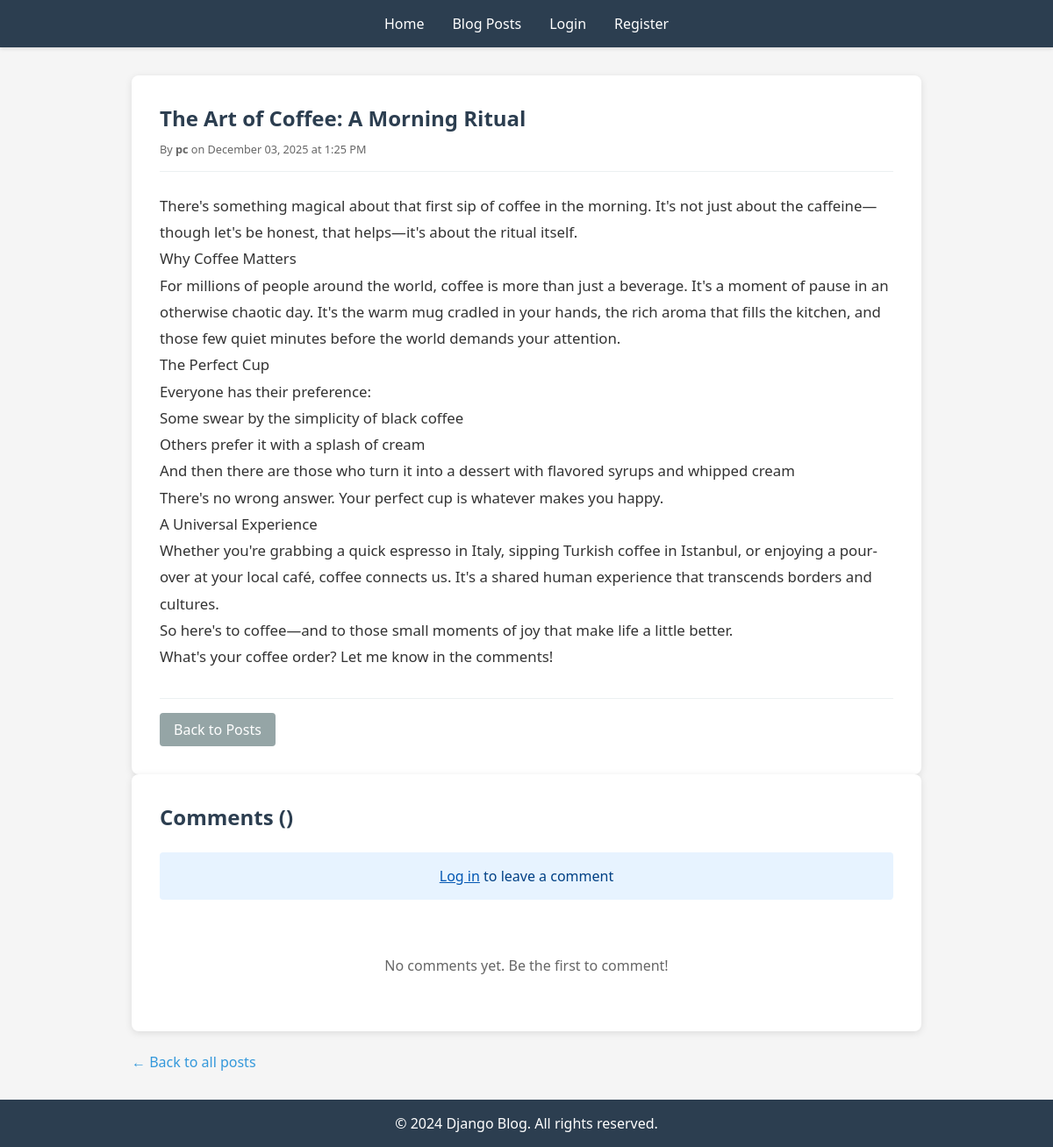
The app's page /post/2/ with its own data.
### blog/models.py (models this page shows, shortened)
class Post(models.Model):
    title = models.CharField(max_length=200)
    content = models.TextField()
    published_date = models.DateTimeField(auto_now_add=True)
    author = models.ForeignKey(User, on_delete=models.CASCADE, related_name='posts')
    tags = TaggableManager()

### blog/views.py (the view)
# urls.py: path('post/<int:pk>/', views.PostDetailView.as_view(), name='viewing_post'),
class PostDetailView(DetailView):
    model = Post
    template_name = 'blog/viewing_post.html'
    context_object_name = 'post'

### blog/templates/blog/viewing_post.html (shortened to what this page needs)
{% extends 'blog/base.html' %}
{% block content %}
<div style="max-width: 900px; margin: 0 auto;">
    <article style="background: white; padding: 2rem; border-radius: 8px; box-shadow: 0 2px 8px rgba(0,0,0,0.1);">
        <h1 style="color: #2c3e50; margin-bottom: 0.5rem;">{{ post.title }}</h1>
        <div style="color: #666; font-size: 0.95rem; margin-bottom: 1.5rem; border-bottom: 1px solid #ecf0f1; padding-bottom: 1rem;">
            <small>By <strong>{{ post.author.get_full_name|default:post.author.username }}</strong> on {{ post.published_date|date:"F d, Y \a\t g:i A" }}</small>
        </div>
        <div style="color: #333; line-height: 1.8; margin-bottom: 2rem; font-size: 1.05rem;">
            {{ post.content|linebreaks }}
        </div>
        <div style="border-top: 1px solid #ecf0f1; padding-top: 1rem; display: flex; gap: 1rem; flex-wrap: wrap;">
            <a href="{% url 'blog:posts' %}" class="btn btn-secondary">Back to Posts</a>
        </div>
    </article>
    <div style="background: white; padding: 2rem; border-radius: 8px; box-shadow: 0 2px 8px rgba(0,0,0,0.1);">
        <h2 style="color: #2c3e50; margin-bottom: 1.5rem;">
            Comments ({{ comments.count }})
        </h2>
        {% if user.is_authenticated %}
            <div style="margin-bottom: 2rem; padding: 1.5rem; background: #f8f9fa; border-radius: 4px;">
                <form method="post" action="{% url 'blog:add_comment' post.pk %}">
                    {% csrf_token %}
                    {{ comment_form.content }}
                    <button type="submit" class="btn" style="margin-top: 1rem;">Post Comment</button>
                </form>
            </div>
        {% else %}
            <div style="margin-bottom: 2rem; padding: 1rem; background: #e7f3ff; border-radius: 4px; text-align: center;">
                <p style="color: #004085; margin: 0;">
                    <a href="{% url 'blog:login' %}" style="color: #0056b3; font-weight: 500;">Log in</a> to leave a comment
                </p>
            </div>
        {% endif %}
        {% if comments %}
            {% for comment in comments %}
                <div style="padding: 1.5rem; margin-bottom: 1rem; border: 1px solid #e9ecef; border-radius: 4px; {% if comment.author == post.author %}background: #fff3cd;{% endif %}">
                    <div style="display: flex; justify-content: space-between; align-items: start; margin-bottom: 0.75rem;">
                        <div>
                            <strong style="color: #2c3e50;">{{ comment.author.username }}</strong>
                            {% if comment.author == post.author %}
                                <span style="background: #ffc107; color: #856404; padding: 0.25rem 0.5rem; border-radius: 3px; font-size: 0.75rem; margin-left: 0.5rem;">Author</span>
                            {% endif %}
                            <br>
                            <small style="color: #666;">
                                {{ comment.created_at|date:"F d, Y \a\t g:i A" }}
                                {% if comment.created_at != comment.updated_at %}
                                    <em>(edited)</em>
                                {% endif %}
                            </small>
                        </div>
                        {% if user.is_authenticated and user == comment.author %}
                            <div style="display: flex; gap: 0.5rem;">
                                <a href="{% url 'blog:edit_comment' comment.pk %}" style="color: #3498db; text-decoration: none; font-size: 0.9rem;">Edit</a>
                                <a href="{% url 'blog:delete_comment' comment.pk %}" style="color: #e74c3c; text-decoration: none; font-size: 0.9rem;">Delete</a>
                            </div>
                        {% endif %}
                    </div>
                    <p style="color: #333; margin: 0; line-height: 1.6;">{{ comment.content }}</p>
                </div>
            {% endfor %}
        {% else %}
            <p style="color: #666; text-align: center; padding: 2rem;">No comments yet. Be the first to comment!</p>
        {% endif %}
    </div>
    <div style="margin-top: 1.5rem;">
        <a href="{% url 'blog:listing_post' %}" style="color: #3498db; text-decoration: none;">← Back to all posts</a>
    </div>
</div>
{% endblock %}

### blog/templates/blog/base.html (style rules this page uses)
* { margin: 0; padding: 0; box-sizing: border-box; }
body { font-family: 'Segoe UI', Tahoma, Geneva, Verdana, sans-serif; background-color: #f5f5f5; color: #333; }
.btn { display: inline-block; padding: 0.5rem 1rem; background-color: #3498db; color: white; text-decoration: none; border-radius: 4px; border: none; cursor: pointer; transition: background-color 0.3s; }
.btn-secondary { background-color: #95a5a6; }

### records on screen
Post: title "The Art of Coffee: A Morning Ritual", author.get_full_name "pc", published_date "December 03, 2025 at 1:25 PM", content "There's something magical about that first sip of coffee in the morning. It's not just about the caffeine—though let's be honest, that helps—it's about the ritual itself. Why Coffee Matters For millions of people around the world, coffee is more than just a beverage. It's a moment of pause in an otherwise chaotic day. It's the warm mug cradled in your hands, the rich aroma that fills the kitchen, and those few quiet minutes before the world demands your attention. The Perfect Cup Everyone has their preference: Some swear by the simplicity of black coffee Others prefer it with a splash of cream And then there are those who turn it into a dessert with flavored syrups and whipped cream There's…"
